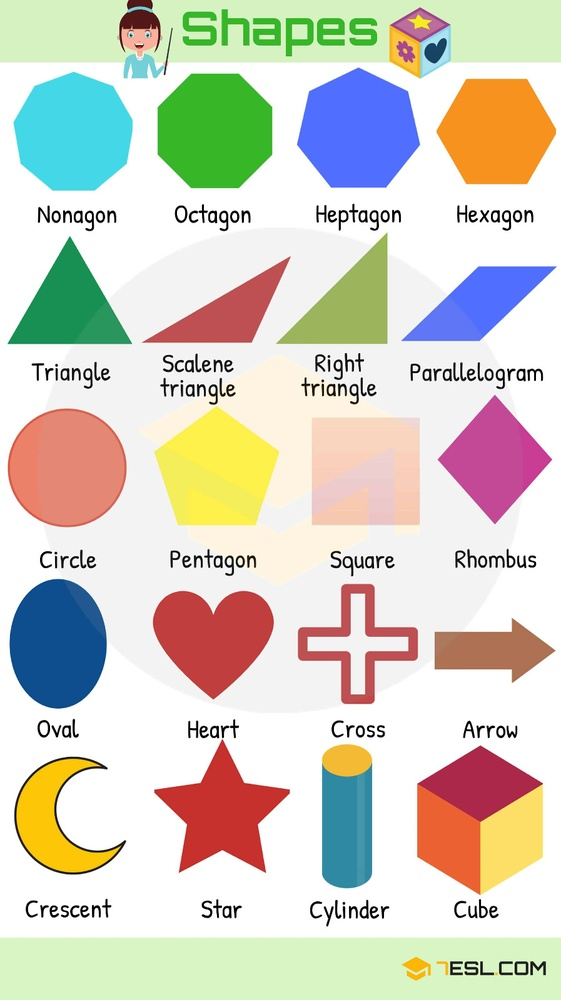
#> input picture tasks/shapes.jpeg, 561 x 1000 px, shrunk from 897 x 1600 before the run
$ python task1.py
#> lines starting #> are read from the running program, lines starting #| are printed output that depends on the picture; after the words box and inside, x2 and y2 are one past the last pixel; in counts of white or black regions, pixels touching at a corner belong together
import cv2
import numpy as np
image = cv2.imread('shapes.jpeg')
#> image is the input picture: shape (1000, 561, 3); mean B, G, R 196.4, 210, 212.6
hsv = cv2.cvtColor(image, cv2.COLOR_BGR2HSV)
#> hsv: shape (1000, 561, 3); mean H, S, V 36.2, 61.1, 232.5
lower_blue = np.array([90, 50, 70])
upper_blue = np.array([128, 255, 255])
mask = cv2.inRange(hsv, lower_blue, upper_blue)
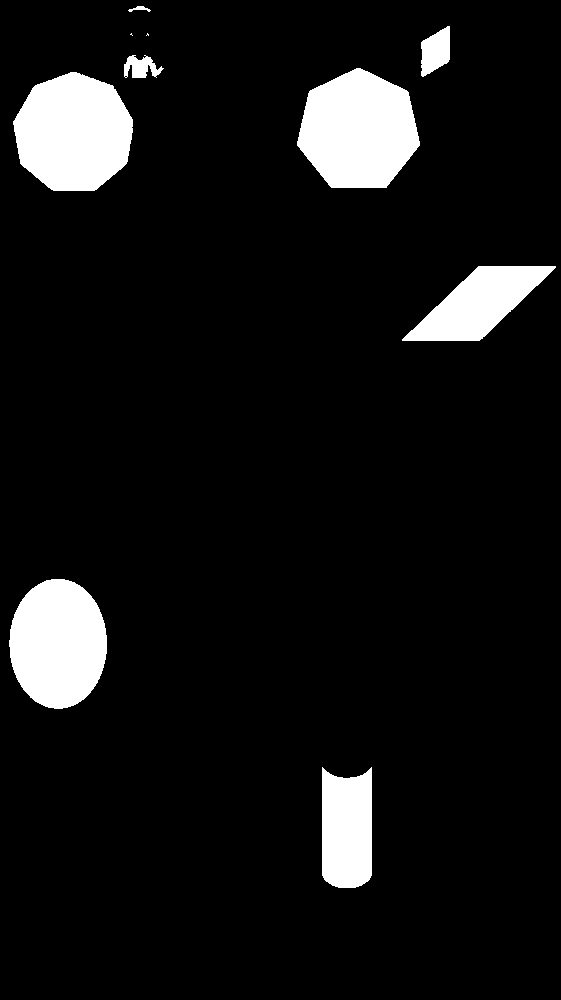
#> mask: shape (1000, 561); 8.1% white; 10 white regions (2 under 20 px), largest, box (x1, y1, x2, y2) and area: (297, 68, 420, 188) 11040, (13, 72, 133, 191) 11002, (9, 579, 107, 709) 9983
cv2.namedWindow('Blue Shapes', cv2.WINDOW_NORMAL)
cv2.namedWindow('Mask', cv2.WINDOW_NORMAL)
cv2.imshow('Blue Shapes', image)
cv2.imshow('Mask', mask)
cv2.waitKey(0)
cv2.destroyAllWindows()
